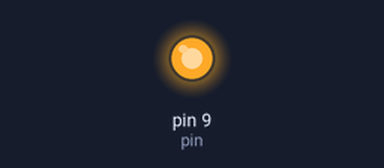
The sketch below on a simulated Arduino Uno, built with avr-gcc and run on an emulated ATmega328P. On the bench: output pins drawn as LEDs (lit = HIGH). What the sketch prints to the serial monitor is not drawn.

Above: at 0.05 s.
At 8.85 s:
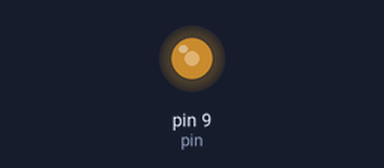
At 13.25 s:
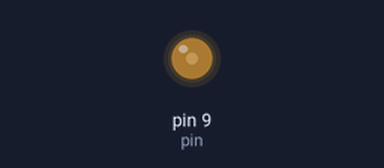
At 17.65 s:
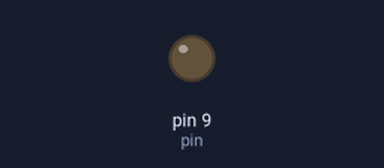
Timing chart, 0 to 23.0 s (numbered marks = the images above):
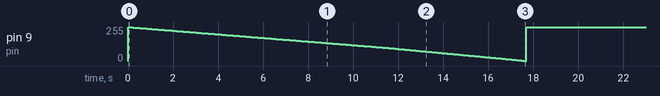

The sketch:

brightness.ino
```cpp
int pin = 9;
int brightness = 255;
int count = 0;

/*
created 2006
 by David A. Mellis
 modified 30 Aug 2011
 by Tom Igoe and Scott Fitzgerald
 */

void setup(){
 Serial.begin(9600);
 pinMode(pin, OUTPUT);
}

void loop(){
  if(count == 10){
    brightness--;
    count = 0;
  }
  count++;
  Serial.print(brightness);
  Serial.print(".");
  Serial.println(count);
  analogWrite(pin, brightness);
}
```

Measured:
- by itself, pin 9 (pin): ramps from 255/255 to 0/255 and jumps back, once every 17.7 s
